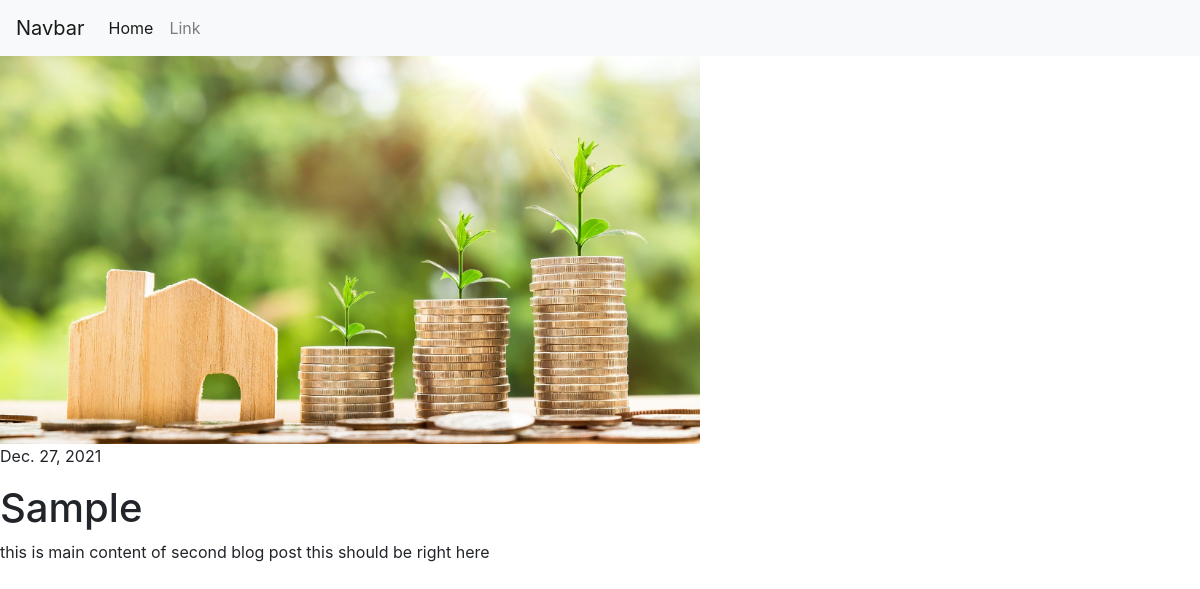
Page /blog/a-b-c-d on the committed database.
### blog/models.py (models this page shows, shortened)
class blogpost(models.Model):
    name = models.CharField(max_length=60)
    description = models.CharField(max_length=255)
    slug = models.CharField(max_length=100)
    featured_image = models.ImageField(upload_to="blog/featrued_image/")
    main_image = models.ImageField(upload_to="blog/main_image/")
    content = models.TextField()
    date = models.DateField(auto_now=True, null=True, blank=True)

### blog/views.py (the view)
# urls.py: path('blog/<str:slug>', views.blogPost, name="blogpost"),
def blogPost(request, slug):
    blogp = blogpost.objects.get(slug = slug)
    return render(request, 'blog/blogpost.html',{"blogp":blogp})

### blog/templates/blog/blogpost.html (shortened to what this page needs)
{% extends 'blog/base.html' %}
{% block body %}
<img src="/media/{{blogp.main_image}}" width="700px" class="" >
<p>{{blogp.date}}</p>
<h1>{{blogp.name}}</h1>
<p>{{blogp.content}}</p>
{% endblock body %}

### rows in the picture
blogpost: main_image (picture), date "Dec. 27, 2021", name "Sample", content "this is main content of second blog post this should be right here"
